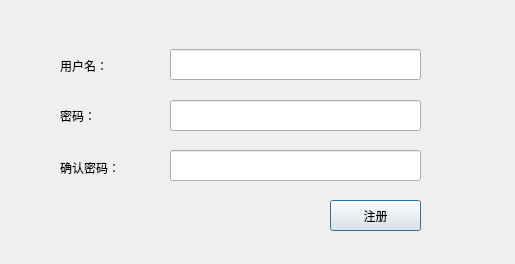
<?xml version="1.0" encoding="UTF-8"?>
<ui version="4.0">
 <class>SignupDialog</class>
 <widget class="QDialog" name="SignupDialog">
  <property name="geometry">
   <rect>
    <x>0</x>
    <y>0</y>
    <width>515</width>
    <height>264</height>
   </rect>
  </property>
  <property name="windowTitle">
   <string>Dialog</string>
  </property>
  <widget class="QLabel" name="usernameLabel">
   <property name="geometry">
    <rect>
     <x>60</x>
     <y>60</y>
     <width>54</width>
     <height>12</height>
    </rect>
   </property>
   <property name="text">
    <string>用户名：</string>
   </property>
  </widget>
  <widget class="QLabel" name="passwordLabel">
   <property name="geometry">
    <rect>
     <x>60</x>
     <y>110</y>
     <width>54</width>
     <height>12</height>
    </rect>
   </property>
   <property name="text">
    <string>密码：</string>
   </property>
  </widget>
  <widget class="QLabel" name="password2Label">
   <property name="geometry">
    <rect>
     <x>60</x>
     <y>160</y>
     <width>101</width>
     <height>16</height>
    </rect>
   </property>
   <property name="text">
    <string>确认密码：</string>
   </property>
  </widget>
  <widget class="QLineEdit" name="usernameLineEdit">
   <property name="geometry">
    <rect>
     <x>170</x>
     <y>49</y>
     <width>251</width>
     <height>31</height>
    </rect>
   </property>
  </widget>
  <widget class="QLineEdit" name="passwordLineEdit">
   <property name="geometry">
    <rect>
     <x>170</x>
     <y>100</y>
     <width>251</width>
     <height>31</height>
    </rect>
   </property>
   <property name="echoMode">
    <enum>QLineEdit::Password</enum>
   </property>
  </widget>
  <widget class="QLineEdit" name="password2LineEdit">
   <property name="geometry">
    <rect>
     <x>170</x>
     <y>150</y>
     <width>251</width>
     <height>31</height>
    </rect>
   </property>
   <property name="echoMode">
    <enum>QLineEdit::Password</enum>
   </property>
  </widget>
  <widget class="QPushButton" name="signupButton">
   <property name="geometry">
    <rect>
     <x>330</x>
     <y>200</y>
     <width>91</width>
     <height>31</height>
    </rect>
   </property>
   <property name="text">
    <string>注册</string>
   </property>
  </widget>
  <widget class="QLabel" name="statusLabel">
   <property name="geometry">
    <rect>
     <x>60</x>
     <y>210</y>
     <width>251</width>
     <height>20</height>
    </rect>
   </property>
   <property name="text">
    <string/>
   </property>
  </widget>
 </widget>
 <resources/>
 <connections/>
</ui>
